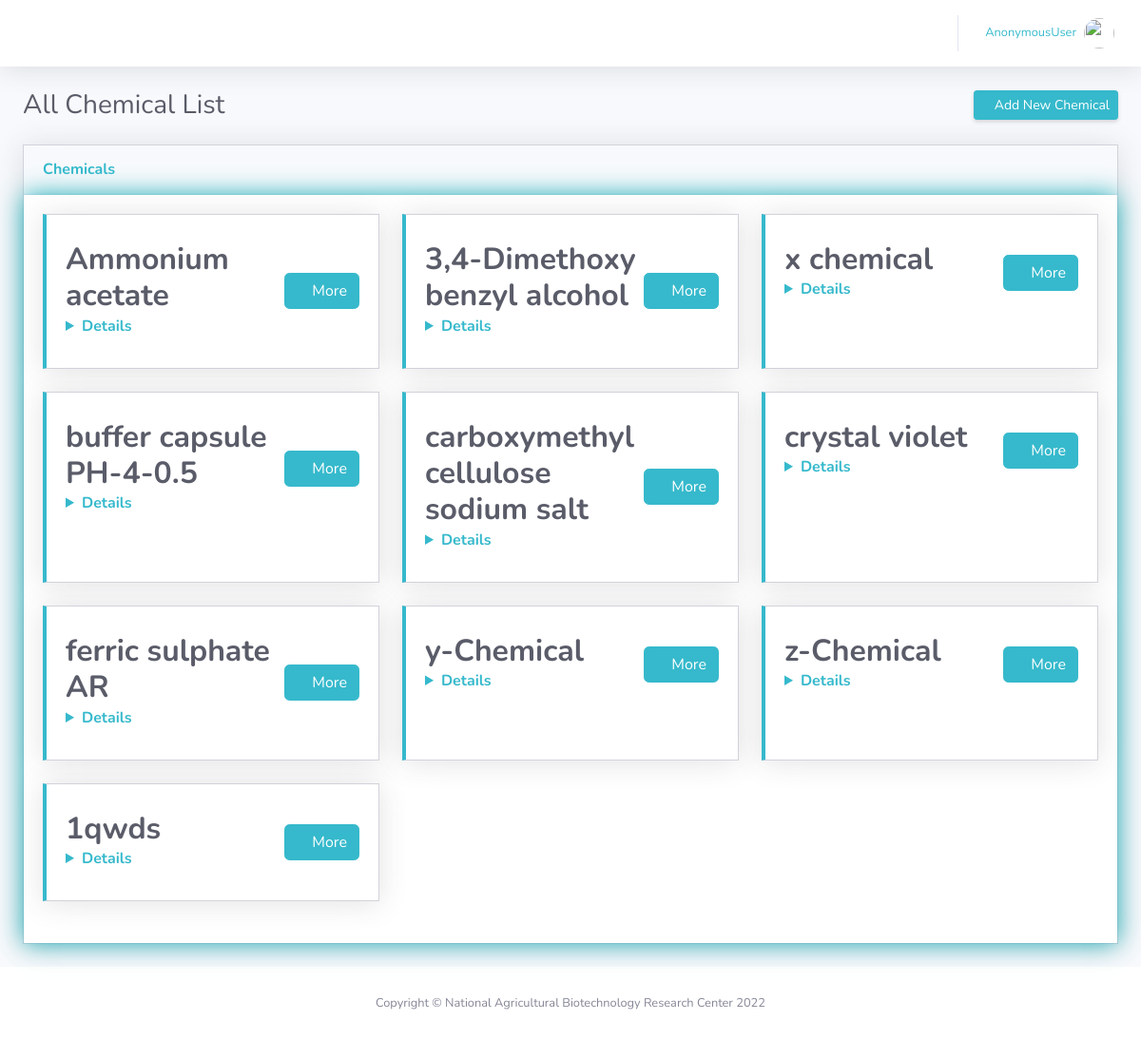
/chemical/chemicalList/, run on the app's committed database.
### chemical/models.py (models this page shows, shortened)
class Chemical(models.Model):
    name = models.CharField(max_length=100)
    quantity = models.IntegerField(default=0)
    unit = models.CharField(max_length=30)
    company = models.CharField(max_length=100)
    description = models.CharField(max_length=100)

### chemical/views.py (the view)
# urls.py: path('chemicalList/',views.chemicalList, name= "chemicalList"),
def chemicalList (request):
    form = AddChemicalForm()
    if request.GET.get('q') != None:
        q = request.GET.get('q')
    else:
        q = ''
    chemical = Chemical.objects.filter(name__icontains = q)
    if request.method =='POST':
        form = AddChemicalForm(request.POST)
        if form.is_valid():
            form.save()
            return redirect ('chemicalList')
    context = {'chemical': chemical, 'form': form }
    return render(request, 'chemical_list.html', context)

### templates/chemical_list.html (shortened to what this page needs)
{% extends 'main.html'%}
{% load static %}
{%block content%}
{% if page == 'animal'%}
 <div class="container-fluid" >
    <div class="d-sm-flex align-items-center justify-content-between mb-4">
        <h2>List of  <strong class="text-info">Animal Bio Technology</strong> CHEMICALS</h2>
    </div>
  <div class="card shadow mb-4"     >
    <div class="card-header py-3" >
        <h6 class="m-0 font-weight-bold text-info">Chemicals</h6>
    </div>
    <div class="card-body" style="box-shadow:0 0 25px 0 rgb(29, 175, 185);">
        <div class="row">
            {% for chemicals in chemical%}
        <div class="col-auto col-md-4 mb-4">
            <div class="card border-left-info shadow h-100 py-2" >
                <div class="card-body">
                    <div class="row no-gutters align-items-center">
                        <div class="col mr-2">
                            <div class="h2 mb-0 font-weight-bold text-gray-800">{{chemicals.chemical.name }}</div>
                            <div class="text-2xs font-weight-bold text-info mb-1"><details>{{chemicals.chemical.description}}</details> </div>
                        </div>
                        <div class="col-auto">
                            <a  href="{% url 'chemical' chemicals.chemical.id %}"  class="btn btn-info btn btn">
                                <i class="fas fa-exclamation-circle text-white-100"></i> Detail
                            </a>
                            <!-- <a href="in_order_detail.html"><i class="fas fa-bars fa-2x text-info"></i></a>
                            <a href="out_order_detail.html"><i class="fas fa-sign-out-alt fa-2x text-info"></i></a> -->
                        </div>
                    </div>
                </div>
            </div>
        </div>
        {%endfor%}
    </div>
    </div>
</div>
</div>
{%else%}
    <div class="container-fluid">
        <div class="d-sm-flex align-items-center justify-content-between mb-4">
            <h1 class="h3 mb-0 text-gray-800">All Chemical List</h1>
            <a href="#"  data-toggle="modal" data-target="#add" class=" btn btn-sm btn-info shadow-sm"><i
                    class="fas fa-plus fa-sm text-white-50"></i> Add New Chemical</a>
        </div>
      <div class="card shadow mb-4">
        <div class="card-header py-3" >
            <h6 class="m-0 font-weight-bold text-info">Chemicals</h6>
        </div>
        <div class="card-body" style="box-shadow:0 0 25px 0 rgb(29, 175, 185);">
            <div class="row">
                {% for chemicals in chemical%}
            <div class="col-auto col-md-4 mb-4">
                <div class="card border-left-info shadow h-100 py-2" >
                    <div class="card-body">
                        <div class="row no-gutters align-items-center">
                            <div class="col mr-2">
                                <div class="h2 mb-0 font-weight-bold text-gray-800">{{chemicals.name }}</div>
                                <div class="text-2xs font-weight-bold text-info mb-1"><details><a href="{{chemicals.description}}">{{chemicals.description}}</a></details> </div>
                            </div>
                            <div class="col-auto">
                                <a  href="{% url 'chemical' chemicals.id %}"  class="btn btn-info btn btn">
                                    <i class="fas fa-exclamation-circle text-white-100"></i> More
                                </a>
                            </div>
                        </div>
                    </div>
                </div>
            </div>
            {%endfor%}
        </div>
        </div>
    </div>
    </div>
  {% endif %}
{% endblock %}

### static/css/order.css (style rules this page uses)
body { background-color: #f9f9fa }
.card { box-shadow: none; -webkit-box-shadow: none; -moz-box-shadow: none; -ms-box-shadow: none }
.card { position: relative; display: flex; flex-direction: column; min-width: 0; word-wrap: break-word; background-color: #fff; background-clip: border-box; border: 1px solid #d2d2dc; border-radius: 0 }

### data on the page
Chemical: name "Ammonium acetate"
Chemical: name "3,4-Dimethoxy benzyl alcohol"
Chemical: name "x chemical"
Chemical: name "buffer capsule PH-4-0.5"
Chemical: name "carboxymethyl cellulose sodium salt"
Chemical: name "crystal violet"
Chemical: name "ferric sulphate AR"
Chemical: name "y-Chemical"
Chemical: name "z-Chemical"
Chemical: name "1qwds"

### other printed values
{{ user }} "AnonymousUser"
